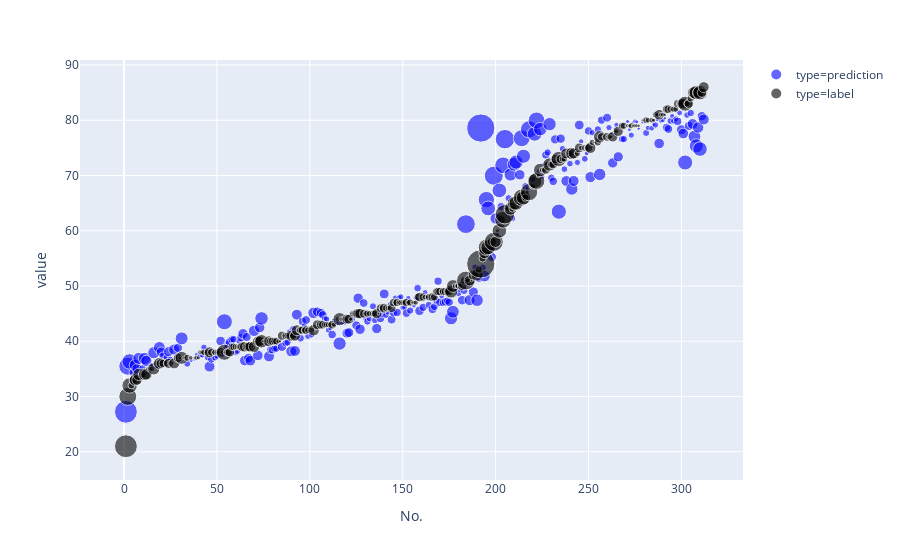

The code cell stored with this chart in its notebook:
### Code cell
fig = px.scatter(tmp_full, x="No.", y="value", color="type",
                 size='error (%)', hover_data=['error (%)'], opacity=0.6,  
                 color_discrete_map = {"prediction": "blue", "label": "black"})
fig.show()

### Figure 1 — Plotly figure (JSON) as saved in the notebook; plotly's stock layout.template omitted (floating-point values rounded to 4 significant figures; data arrays with more than 128 entries replaced by an {"elided": "..."} marker saying what was removed)
{"data": [{"customdata": {"elided": "312x1 float values"}, "hoverlabel": {"namelength": 0}, "hovertemplate": "type=prediction<br>No.=%{x}<br>value=%{y}<br>error (%)=%{customdata[0]}", "legendgroup": "type=prediction", "marker": {"color": "blue", "opacity": 0.6, "size": {"elided": "312 float values"}, "sizemode": "area", "sizeref": 0.1138, "symbol": "circle"}, "mode": "markers", "name": "type=prediction", "showlegend": true, "type": "scatter", "x": {"elided": "312 int values"}, "xaxis": "x", "y": {"elided": "312 float values"}, "yaxis": "y"}, {"customdata": {"elided": "312x1 float values"}, "hoverlabel": {"namelength": 0}, "hovertemplate": "type=label<br>No.=%{x}<br>value=%{y}<br>error (%)=%{customdata[0]}", "legendgroup": "type=label", "marker": {"color": "black", "opacity": 0.6, "size": {"elided": "312 float values"}, "sizemode": "area", "sizeref": 0.1138, "symbol": "circle"}, "mode": "markers", "name": "type=label", "showlegend": true, "type": "scatter", "x": {"elided": "312 int values"}, "xaxis": "x", "y": {"elided": "312 int values"}, "yaxis": "y"}], "layout": {"legend": {"itemsizing": "constant", "tracegroupgap": 0}, "margin": {"t": 60}, "xaxis": {"anchor": "y", "domain": [0, 1], "title": {"text": "No."}}, "yaxis": {"anchor": "x", "domain": [0, 1], "title": {"text": "value"}}}}
